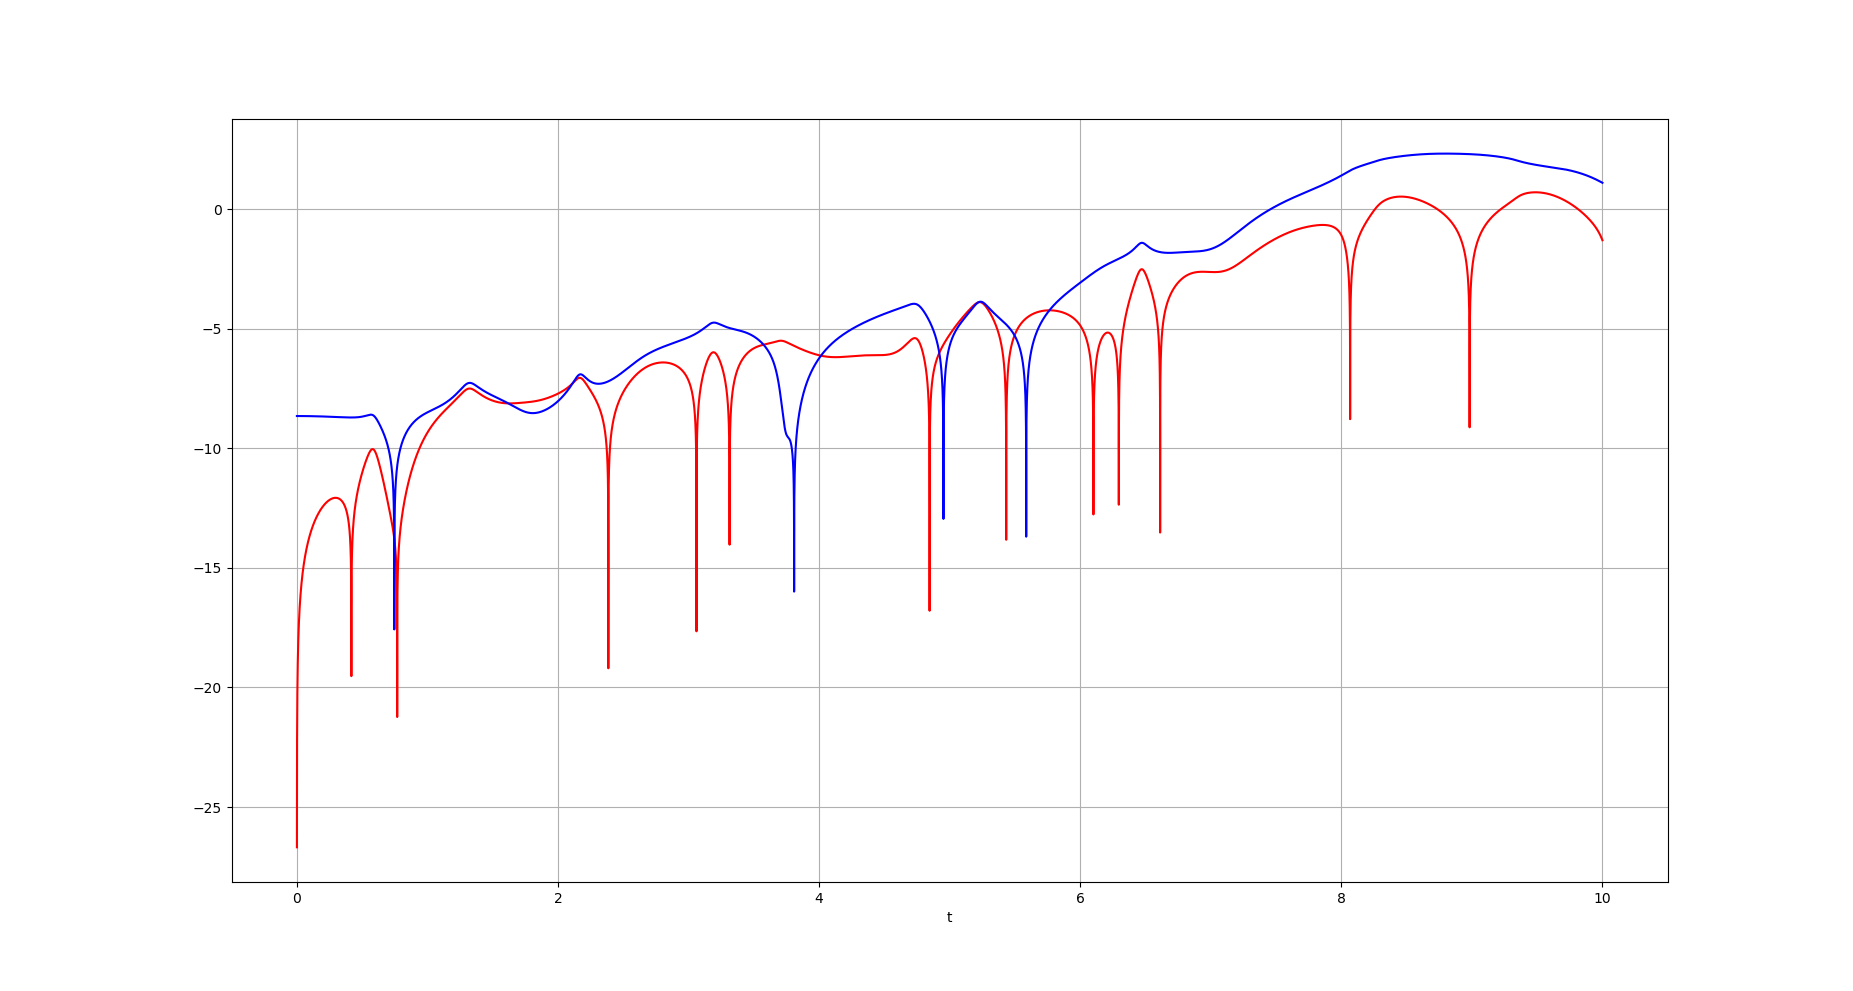

This chart was generated by the following Python code:
from numpy import sin, cos
import numpy as np
import matplotlib.pyplot as plt
G = 9.8   # acceleration due to gravity, in m/s^2
L1 = 1.0  # length of pendulum 1 in m
L2 = 1.0  # length of pendulum 2 in m
M1 = 1.0  # mass of pendulum 1 in kg
M2 = 1.0  # mass of pendulum 2 in kg

def derivs(x):
    F = np.zeros_like(x)
    F[0] = x[1]
    delta = x[2] - x[0]
    den1 = (M1+M2) * L1 - M2 * L1 * cos(delta) * cos(delta)
    F[1] = ((M2 * L1 * x[1] * x[1] * sin(delta) * cos(delta)
                + M2 * G * sin(x[2]) * cos(delta)
                + M2 * L2 * x[3] * x[3] * sin(delta)
                - (M1+M2) * G * sin(x[0]))
               / den1)
    F[2] = x[3]
    den2 = (L2/L1) * den1
    F[3] = ((- M2 * L2 * x[3] * x[3] * sin(delta) * cos(delta)
                + (M1+M2) * G * sin(x[0]) * cos(delta)
                - (M1+M2) * L1 * x[1] * x[1] * sin(delta)
                - (M1+M2) * G * sin(x[2]))
               / den2)
    return F

dt = 0.0001
N=100000
# th1 and th2 are the initial angles (degrees)
# w10 and w20 are the initial angular velocities (degrees per second)
th1 = 120.0
w1 = 0.0
th2 = -10.0 #- 0.010 (case1)
w2 = 0.0
dth = 0.010     # error
# initial conditions
x = np.radians([th1, w1, th2, w2])
y = np.radians ([th1,w1,th2+dth,w2])
xh = np.zeros((N,4))
yh = np.zeros((N,4))
for i in range(N):
    x = x + derivs(x)*dt
    xh[i,:]=x[:]
    y = y + derivs(y)*dt
    yh[i,:]=y[:]
t = np.arange(0, int(dt*N), dt)
#plt.plot(t,xh[:,0],c="red")
#plt.plot(t,xh[:,2],c="blue")
#plt.plot(t,yh[:,0],c="yellow")
#plt.plot(t,yh[:,2],c="green")
plt.plot(t,np.log( np.abs(xh[:,0]-yh[:,0]) ),c="red")
plt.plot(t,np.log( np.abs(xh[:,2]-yh[:,2]) ),c="blue")
plt.xlabel('t')
plt.grid(b=None, which='major', axis='both')
plt.show()
